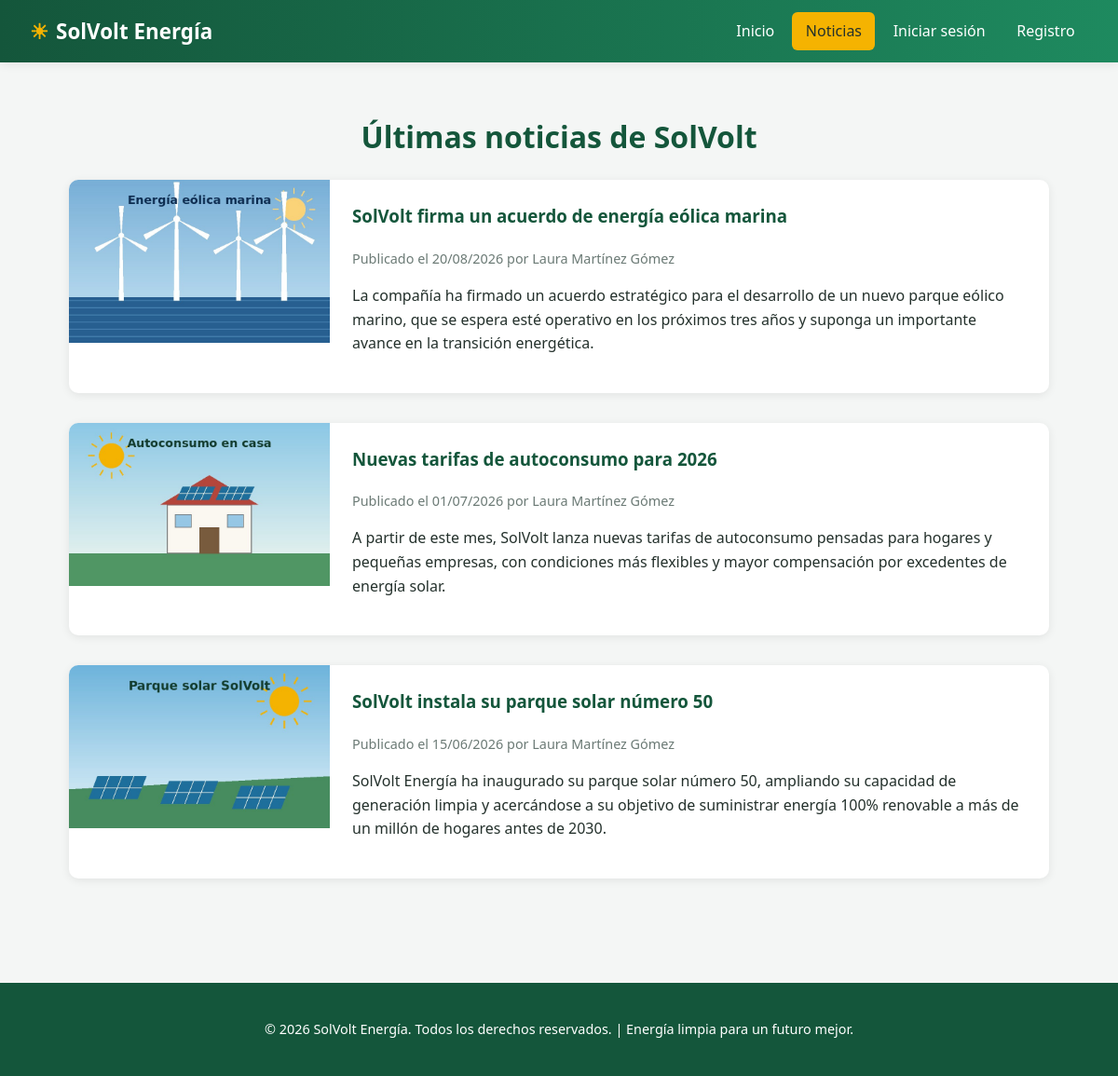
/noticias.php, run on the app's committed database.
### tables this page shows
CREATE TABLE noticias (
    idNoticia INT AUTO_INCREMENT PRIMARY KEY,
    titulo VARCHAR(200) NOT NULL UNIQUE,
    imagen VARCHAR(255) NOT NULL,
    texto LONGTEXT NOT NULL,
    fecha DATE NOT NULL,
    idUser INT NOT NULL,
    CONSTRAINT fk_noticias_user FOREIGN KEY (idUser)
        REFERENCES users_data(idUser)
        ON DELETE CASCADE ON UPDATE CASCADE
);

CREATE TABLE users_data (
    idUser INT AUTO_INCREMENT PRIMARY KEY,
    nombre VARCHAR(100) NOT NULL,
    apellidos VARCHAR(150) NOT NULL,
    email VARCHAR(150) NOT NULL UNIQUE,
    telefono VARCHAR(20) NOT NULL,
    fecha_nacimiento DATE NOT NULL,
    direccion VARCHAR(255),
    sexo ENUM('Hombre', 'Mujer', 'Otro') DEFAULT 'Otro'
);

### includes/auth.php (called while the page is built, shortened)
<?php
function estaLogueado(): bool {
    return isset($_SESSION['idUser']);
}

### noticias.php (the view, shortened to what this page needs)
<?php
require 'includes/auth.php';
require 'config/db.php';
include 'includes/header.php';
$sql = "SELECT n.idNoticia, n.titulo, n.imagen, n.texto, n.fecha,
               u.nombre, u.apellidos
        FROM noticias n
        JOIN users_data u ON n.idUser = u.idUser
        ORDER BY n.fecha DESC";
$stmt = $pdo->query($sql);
$noticias = $stmt->fetchAll();
?>
<div class="contenedor">
    <h1 style="color:var(--verde-oscuro);text-align:center;">Últimas noticias de SolVolt</h1>
    <?php if (count($noticias) === 0): ?>
        <p style="text-align:center;">Todavía no hay noticias publicadas.</p>
    <?php else: ?>
        <?php foreach ($noticias as $n): ?>
            <article class="noticia">
                <img src="<?= htmlspecialchars($n['imagen']) ?>" alt="<?= htmlspecialchars($n['titulo']) ?>"
                     onerror="this.src='images/placeholder-noticia.jpg'">
                <div class="noticia-contenido">
                    <h3><?= htmlspecialchars($n['titulo']) ?></h3>
                    <div class="noticia-meta">
                        Publicado el <?= date('d/m/Y', strtotime($n['fecha'])) ?>
                        por <?= htmlspecialchars($n['nombre'] . ' ' . $n['apellidos']) ?>
                    </div>
                    <p><?= nl2br(htmlspecialchars($n['texto'])) ?></p>
                </div>
            </article>
        <?php endforeach; ?>
    <?php endif; ?>
</div>
<?php include 'includes/footer.php'; ?>

### includes/header.php (shortened to what this page needs)
<!DOCTYPE html>
<html lang="es">
<head>
    <link rel="stylesheet" href="css/style.css">
</head>
<body>
<?php include 'includes/navbar.php'; ?>

### includes/navbar.php (shortened to what this page needs)
<?php
$paginaActual = basename($_SERVER['PHP_SELF']);
function claseActiva(string $pagina, string $actual): string {
    return $pagina === $actual ? 'activo' : '';
}
?>
<nav class="navbar">
    <a href="index.php" class="logo"><span class="sol">☀</span> SolVolt Energía</a>
    <ul>
        <li><a href="index.php" class="<?= claseActiva('index.php', $paginaActual) ?>">Inicio</a></li>
        <li><a href="noticias.php" class="<?= claseActiva('noticias.php', $paginaActual) ?>">Noticias</a></li>
        <?php if (estaLogueado()): ?>
            <li><a href="logout.php" class="cerrar-sesion">Cerrar sesión</a></li>
        <?php else: ?>
            <li><a href="login.php" class="<?= claseActiva('login.php', $paginaActual) ?>">Iniciar sesión</a></li>
            <li><a href="registro.php" class="<?= claseActiva('registro.php', $paginaActual) ?>">Registro</a></li>
        <?php endif; ?>
    </ul>
</nav>

### includes/footer.php (shortened to what this page needs)
    <footer>
        <p>&copy; <?= date('Y') ?> SolVolt Energía. Todos los derechos reservados. | Energía limpia para un futuro mejor.</p>
    </footer>
</body>
</html>

### css/style.css (style rules this page uses)
:root { --verde-principal: #1e8a5f; --verde-oscuro: #14563b; --azul-cielo: #1f6f9c; --amarillo-sol: #f5b301; --gris-claro: #f4f6f5; --gris-medio: #6b7a75; --blanco: #ffffff; --rojo-error: #c0392b; --sombra: 0 2px 10px rgba(0, 0, 0, 0.08); }
* { box-sizing: border-box; }
body { margin: 0; font-family: 'Segoe UI', Arial, sans-serif; background-color: var(--gris-claro); color: #24312c; line-height: 1.6; }
a { text-decoration: none; color: inherit; }
img { max-width: 100%; display: block; }
.navbar { background: linear-gradient(90deg, var(--verde-oscuro), var(--verde-principal)); display: flex; align-items: center; justify-content: space-between; padding: 0.8rem 2rem; box-shadow: var(--sombra); flex-wrap: wrap; }
.navbar .logo { display: flex; align-items: center; gap: 0.5rem; color: var(--blanco); font-size: 1.4rem; font-weight: bold; }
.navbar .logo span.sol { color: var(--amarillo-sol); }
.navbar ul { list-style: none; display: flex; gap: 0.3rem; margin: 0; padding: 0; flex-wrap: wrap; }
.navbar ul li a { color: var(--blanco); padding: 0.5rem 0.9rem; border-radius: 6px; font-weight: 500; transition: background 0.2s ease; display: inline-block; }
.navbar ul li a.activo { background: var(--amarillo-sol); color: #24312c; }
.contenedor { max-width: 1100px; margin: 0 auto; padding: 2rem 1.5rem; }
.noticia { background: var(--blanco); border-radius: 10px; box-shadow: var(--sombra); margin-bottom: 2rem; overflow: hidden; display: flex; flex-wrap: wrap; }
.noticia img { width: 280px; height: 100%; object-fit: cover; flex-shrink: 0; }
.noticia-contenido { padding: 1.5rem; flex: 1; }
.noticia-meta { color: var(--gris-medio); font-size: 0.9rem; margin-bottom: 0.5rem; }
.noticia h3 { margin-top: 0; color: var(--verde-oscuro); }
footer { background: var(--verde-oscuro); color: var(--blanco); text-align: center; padding: 1.5rem; margin-top: 3rem; font-size: 0.9rem; }

### data on the page
noticias: imagen (picture), titulo "SolVolt firma un acuerdo de energía eólica marina", fecha "20/08/2026", idUser.apellidos "Laura Martínez Gómez", texto "La compañía ha firmado un acuerdo estratégico para el desarrollo de un nuevo parque eólico marino, que se espera esté operativo en los próximos tres años y suponga un importante avance en la transición energética."
noticias: imagen (picture), titulo "Nuevas tarifas de autoconsumo para 2026", fecha "01/07/2026", idUser.apellidos "Laura Martínez Gómez", texto "A partir de este mes, SolVolt lanza nuevas tarifas de autoconsumo pensadas para hogares y pequeñas empresas, con condiciones más flexibles y mayor compensación por excedentes de energía solar."
noticias: imagen (picture), titulo "SolVolt instala su parque solar número 50", fecha "15/06/2026", idUser.apellidos "Laura Martínez Gómez", texto "SolVolt Energía ha inaugurado su parque solar número 50, ampliando su capacidad de generación limpia y acercándose a su objetivo de suministrar energía 100% renovable a más de un millón de hogares antes de 2030."
